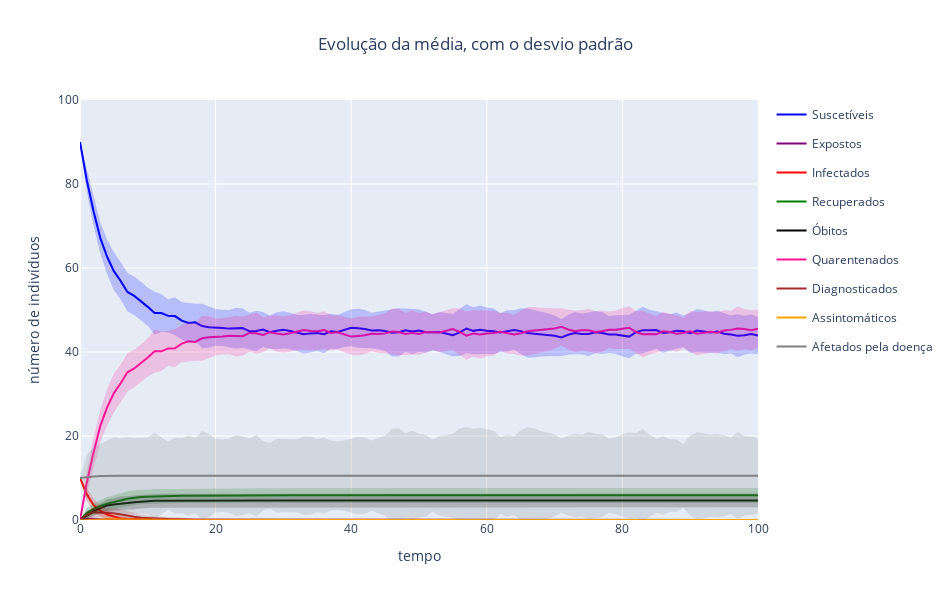

The cell this chart's notebook holds for it:
### Code cell
%time
X_er = evolucao_grafo_estruturado(pop_0, p, lamb, beta/num_medio_conexoes_r, theta/num_medio_conexoes_r, sigma, rho, gammaA, epsA, gammaI, epsI, dI, gammaD, dD, G_er, tempos,
                                 num_sim, show='sd', toprint = False)
